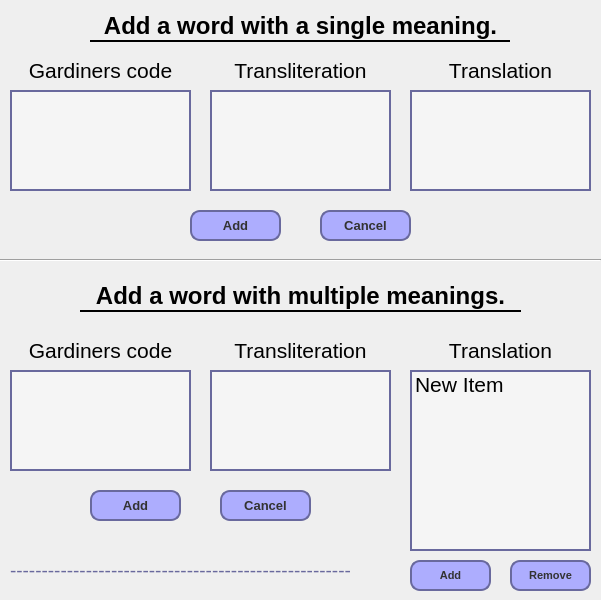
<?xml version="1.0" encoding="UTF-8"?>
<ui version="4.0">
 <class>addWindow</class>
 <widget class="QMainWindow" name="addWindow">
  <property name="geometry">
   <rect>
    <x>0</x>
    <y>0</y>
    <width>601</width>
    <height>600</height>
   </rect>
  </property>
  <property name="windowTitle">
   <string>MainWindow</string>
  </property>
  <widget class="QWidget" name="centralwidget">
   <widget class="QLabel" name="mainBackgroundLabel">
    <property name="geometry">
     <rect>
      <x>0</x>
      <y>0</y>
      <width>600</width>
      <height>600</height>
     </rect>
    </property>
    <property name="styleSheet">
     <string notr="true">
border-image: url(:/icons/icons/118Z_2012.w026.n002.13B.p1.13 blurredsmall.png);</string>
    </property>
    <property name="text">
     <string/>
    </property>
   </widget>
   <widget class="QLabel" name="gardLabelSing">
    <property name="geometry">
     <rect>
      <x>10</x>
      <y>60</y>
      <width>181</width>
      <height>21</height>
     </rect>
    </property>
    <property name="font">
     <font>
      <pointsize>16</pointsize>
     </font>
    </property>
    <property name="text">
     <string>Gardiners code</string>
    </property>
    <property name="alignment">
     <set>Qt::AlignCenter</set>
    </property>
   </widget>
   <widget class="QLabel" name="translLabelSing">
    <property name="geometry">
     <rect>
      <x>210</x>
      <y>60</y>
      <width>181</width>
      <height>21</height>
     </rect>
    </property>
    <property name="font">
     <font>
      <pointsize>16</pointsize>
     </font>
    </property>
    <property name="text">
     <string>Transliteration</string>
    </property>
    <property name="alignment">
     <set>Qt::AlignCenter</set>
    </property>
   </widget>
   <widget class="QLabel" name="TransLabelSing">
    <property name="geometry">
     <rect>
      <x>410</x>
      <y>60</y>
      <width>181</width>
      <height>20</height>
     </rect>
    </property>
    <property name="font">
     <font>
      <pointsize>16</pointsize>
     </font>
    </property>
    <property name="text">
     <string>Translation</string>
    </property>
    <property name="alignment">
     <set>Qt::AlignCenter</set>
    </property>
   </widget>
   <widget class="QLabel" name="singMainLabel">
    <property name="geometry">
     <rect>
      <x>90</x>
      <y>10</y>
      <width>421</width>
      <height>31</height>
     </rect>
    </property>
    <property name="font">
     <font>
      <pointsize>18</pointsize>
      <weight>75</weight>
      <bold>true</bold>
     </font>
    </property>
    <property name="text">
     <string>Add a word with a single meaning.</string>
    </property>
    <property name="alignment">
     <set>Qt::AlignCenter</set>
    </property>
   </widget>
   <widget class="QPushButton" name="addBtnSing">
    <property name="geometry">
     <rect>
      <x>190</x>
      <y>210</y>
      <width>91</width>
      <height>31</height>
     </rect>
    </property>
    <property name="font">
     <font>
      <family>MS Shell Dlg 2</family>
      <pointsize>10</pointsize>
      <weight>75</weight>
      <bold>true</bold>
     </font>
    </property>
    <property name="cursor">
     <cursorShape>PointingHandCursor</cursorShape>
    </property>
    <property name="layoutDirection">
     <enum>Qt::LeftToRight</enum>
    </property>
    <property name="styleSheet">
     <string notr="true">QPushButton {
    color: #333;
    border: 2px solid rgb(105, 105, 157);
    border-radius: 10px;


     background: rgb(170, 170, 255,95%)
	
	
    
    }

QPushButton:hover {
    background: rgb(130, 130, 195);
    }

QPushButton:pressed {
    border-style: inset;
    background: rgb(77, 77, 115);
    }</string>
    </property>
    <property name="text">
     <string>Add</string>
    </property>
    <property name="flat">
     <bool>false</bool>
    </property>
   </widget>
   <widget class="QPushButton" name="cancelBtnSing">
    <property name="geometry">
     <rect>
      <x>320</x>
      <y>210</y>
      <width>91</width>
      <height>31</height>
     </rect>
    </property>
    <property name="font">
     <font>
      <family>MS Shell Dlg 2</family>
      <pointsize>10</pointsize>
      <weight>75</weight>
      <bold>true</bold>
     </font>
    </property>
    <property name="cursor">
     <cursorShape>PointingHandCursor</cursorShape>
    </property>
    <property name="layoutDirection">
     <enum>Qt::LeftToRight</enum>
    </property>
    <property name="styleSheet">
     <string notr="true">QPushButton {
    color: #333;
    border: 2px solid rgb(105, 105, 157);
    border-radius: 10px;


     background: rgb(170, 170, 255,95%)
	
	
    
    }

QPushButton:hover {
    background: rgb(130, 130, 195);
    }

QPushButton:pressed {
    border-style: inset;
    background: rgb(77, 77, 115);
    }</string>
    </property>
    <property name="text">
     <string>Cancel</string>
    </property>
    <property name="flat">
     <bool>false</bool>
    </property>
   </widget>
   <widget class="QLabel" name="translLabelMulti">
    <property name="geometry">
     <rect>
      <x>210</x>
      <y>340</y>
      <width>181</width>
      <height>21</height>
     </rect>
    </property>
    <property name="font">
     <font>
      <pointsize>16</pointsize>
     </font>
    </property>
    <property name="text">
     <string>Transliteration</string>
    </property>
    <property name="alignment">
     <set>Qt::AlignCenter</set>
    </property>
   </widget>
   <widget class="QPushButton" name="cancelBtnMulti">
    <property name="geometry">
     <rect>
      <x>220</x>
      <y>490</y>
      <width>91</width>
      <height>31</height>
     </rect>
    </property>
    <property name="font">
     <font>
      <family>MS Shell Dlg 2</family>
      <pointsize>10</pointsize>
      <weight>75</weight>
      <bold>true</bold>
     </font>
    </property>
    <property name="cursor">
     <cursorShape>PointingHandCursor</cursorShape>
    </property>
    <property name="layoutDirection">
     <enum>Qt::LeftToRight</enum>
    </property>
    <property name="styleSheet">
     <string notr="true">QPushButton {
    color: #333;
    border: 2px solid rgb(105, 105, 157);
    border-radius: 10px;


     background: rgb(170, 170, 255,95%)
	
	
    
    }

QPushButton:hover {
    background: rgb(130, 130, 195);
    }

QPushButton:pressed {
    border-style: inset;
    background: rgb(77, 77, 115);
    }</string>
    </property>
    <property name="text">
     <string>Cancel</string>
    </property>
    <property name="flat">
     <bool>false</bool>
    </property>
   </widget>
   <widget class="QLabel" name="gardLabelMulti">
    <property name="geometry">
     <rect>
      <x>10</x>
      <y>340</y>
      <width>181</width>
      <height>21</height>
     </rect>
    </property>
    <property name="font">
     <font>
      <pointsize>16</pointsize>
     </font>
    </property>
    <property name="text">
     <string>Gardiners code</string>
    </property>
    <property name="alignment">
     <set>Qt::AlignCenter</set>
    </property>
   </widget>
   <widget class="QLabel" name="transLabelMulti">
    <property name="geometry">
     <rect>
      <x>410</x>
      <y>340</y>
      <width>181</width>
      <height>20</height>
     </rect>
    </property>
    <property name="font">
     <font>
      <pointsize>16</pointsize>
     </font>
    </property>
    <property name="text">
     <string>Translation</string>
    </property>
    <property name="alignment">
     <set>Qt::AlignCenter</set>
    </property>
   </widget>
   <widget class="QPushButton" name="addBtnMulti">
    <property name="geometry">
     <rect>
      <x>90</x>
      <y>490</y>
      <width>91</width>
      <height>31</height>
     </rect>
    </property>
    <property name="font">
     <font>
      <family>MS Shell Dlg 2</family>
      <pointsize>10</pointsize>
      <weight>75</weight>
      <bold>true</bold>
     </font>
    </property>
    <property name="cursor">
     <cursorShape>PointingHandCursor</cursorShape>
    </property>
    <property name="layoutDirection">
     <enum>Qt::LeftToRight</enum>
    </property>
    <property name="styleSheet">
     <string notr="true">QPushButton {
    color: #333;
    border: 2px solid rgb(105, 105, 157);
    border-radius: 10px;


     background: rgb(170, 170, 255,95%)
	
	
	
    
    }

QPushButton:hover {
    background: rgb(130, 130, 195);
    }

QPushButton:pressed {
    border-style: inset;
    background: rgb(77, 77, 115);
    }</string>
    </property>
    <property name="text">
     <string>Add</string>
    </property>
    <property name="flat">
     <bool>false</bool>
    </property>
   </widget>
   <widget class="QListWidget" name="transListMulti">
    <property name="geometry">
     <rect>
      <x>410</x>
      <y>370</y>
      <width>181</width>
      <height>181</height>
     </rect>
    </property>
    <property name="font">
     <font>
      <pointsize>16</pointsize>
     </font>
    </property>
    <property name="styleSheet">
     <string notr="true">background-color: rgb(255, 255, 255,95);
border: 2px;
border-style: solid;
border-color: rgb(105, 105, 157);
</string>
    </property>
    <item>
     <property name="text">
      <string>New Item</string>
     </property>
    </item>
   </widget>
   <widget class="QPushButton" name="addBtnListMulti">
    <property name="geometry">
     <rect>
      <x>410</x>
      <y>560</y>
      <width>81</width>
      <height>31</height>
     </rect>
    </property>
    <property name="font">
     <font>
      <family>MS Shell Dlg 2</family>
      <pointsize>8</pointsize>
      <weight>75</weight>
      <bold>true</bold>
     </font>
    </property>
    <property name="cursor">
     <cursorShape>PointingHandCursor</cursorShape>
    </property>
    <property name="layoutDirection">
     <enum>Qt::LeftToRight</enum>
    </property>
    <property name="styleSheet">
     <string notr="true">QPushButton {
    color: #333;
    border: 2px solid rgb(105, 105, 157);
    border-radius: 10px;


     background: rgb(170, 170, 255,95%)
	
	
    
    }

QPushButton:hover {
    background: rgb(130, 130, 195);
    }

QPushButton:pressed {
    border-style: inset;
    background: rgb(77, 77, 115);
    }</string>
    </property>
    <property name="text">
     <string>Add</string>
    </property>
    <property name="flat">
     <bool>false</bool>
    </property>
   </widget>
   <widget class="QPushButton" name="removeBtnListMulti">
    <property name="geometry">
     <rect>
      <x>510</x>
      <y>560</y>
      <width>81</width>
      <height>31</height>
     </rect>
    </property>
    <property name="font">
     <font>
      <family>MS Shell Dlg 2</family>
      <pointsize>8</pointsize>
      <weight>75</weight>
      <bold>true</bold>
     </font>
    </property>
    <property name="cursor">
     <cursorShape>PointingHandCursor</cursorShape>
    </property>
    <property name="layoutDirection">
     <enum>Qt::LeftToRight</enum>
    </property>
    <property name="styleSheet">
     <string notr="true">QPushButton {
    color: #333;
    border: 2px solid rgb(105, 105, 157);
    border-radius: 10px;


     background: rgb(170, 170, 255,95%)
	
	
    
    }

QPushButton:hover {
    background: rgb(130, 130, 195);
    }

QPushButton:pressed {
    border-style: inset;
    background: rgb(77, 77, 115);
    }</string>
    </property>
    <property name="text">
     <string>Remove</string>
    </property>
    <property name="flat">
     <bool>false</bool>
    </property>
   </widget>
   <widget class="QLabel" name="multiMainLabel">
    <property name="geometry">
     <rect>
      <x>80</x>
      <y>280</y>
      <width>441</width>
      <height>31</height>
     </rect>
    </property>
    <property name="font">
     <font>
      <family>MS Shell Dlg 2</family>
      <pointsize>18</pointsize>
      <weight>75</weight>
      <bold>true</bold>
     </font>
    </property>
    <property name="text">
     <string>Add a word with multiple meanings.</string>
    </property>
    <property name="alignment">
     <set>Qt::AlignCenter</set>
    </property>
   </widget>
   <widget class="Line" name="midLine">
    <property name="geometry">
     <rect>
      <x>0</x>
      <y>250</y>
      <width>601</width>
      <height>21</height>
     </rect>
    </property>
    <property name="orientation">
     <enum>Qt::Horizontal</enum>
    </property>
   </widget>
   <widget class="QLabel" name="lineLabelMulti">
    <property name="geometry">
     <rect>
      <x>80</x>
      <y>310</y>
      <width>441</width>
      <height>2</height>
     </rect>
    </property>
    <property name="styleSheet">
     <string notr="true">background-color: rgb(0, 0, 0);</string>
    </property>
    <property name="text">
     <string/>
    </property>
   </widget>
   <widget class="QLabel" name="lineLabelSing">
    <property name="geometry">
     <rect>
      <x>90</x>
      <y>40</y>
      <width>420</width>
      <height>2</height>
     </rect>
    </property>
    <property name="styleSheet">
     <string notr="true">background-color: rgb(0, 0, 0);</string>
    </property>
    <property name="text">
     <string/>
    </property>
   </widget>
   <widget class="QPlainTextEdit" name="translTextEditSing">
    <property name="geometry">
     <rect>
      <x>210</x>
      <y>90</y>
      <width>181</width>
      <height>101</height>
     </rect>
    </property>
    <property name="font">
     <font>
      <pointsize>12</pointsize>
     </font>
    </property>
    <property name="styleSheet">
     <string notr="true">background-color: rgb(255, 255, 255,95);
border: 2px;
border-style: solid;
border-color: rgb(105, 105, 157);
</string>
    </property>
   </widget>
   <widget class="QPlainTextEdit" name="gardTextEditSing">
    <property name="geometry">
     <rect>
      <x>10</x>
      <y>90</y>
      <width>181</width>
      <height>101</height>
     </rect>
    </property>
    <property name="font">
     <font>
      <pointsize>12</pointsize>
     </font>
    </property>
    <property name="styleSheet">
     <string notr="true">background-color: rgb(255, 255, 255,95);
border: 2px;
border-style: solid;
border-color: rgb(105, 105, 157);
</string>
    </property>
   </widget>
   <widget class="QPlainTextEdit" name="transTextEditSing">
    <property name="geometry">
     <rect>
      <x>410</x>
      <y>90</y>
      <width>181</width>
      <height>101</height>
     </rect>
    </property>
    <property name="font">
     <font>
      <pointsize>12</pointsize>
     </font>
    </property>
    <property name="styleSheet">
     <string notr="true">background-color: rgb(255, 255, 255,95);
border: 2px;
border-style: solid;
border-color: rgb(105, 105, 157);
</string>
    </property>
   </widget>
   <widget class="QPlainTextEdit" name="translTextEditMulti">
    <property name="geometry">
     <rect>
      <x>210</x>
      <y>370</y>
      <width>181</width>
      <height>101</height>
     </rect>
    </property>
    <property name="font">
     <font>
      <pointsize>12</pointsize>
     </font>
    </property>
    <property name="styleSheet">
     <string notr="true">background-color: rgb(255, 255, 255,95);
border: 2px;
border-style: solid;
border-color: rgb(105, 105, 157);
</string>
    </property>
   </widget>
   <widget class="QPlainTextEdit" name="gardTextEditMulti">
    <property name="geometry">
     <rect>
      <x>10</x>
      <y>370</y>
      <width>181</width>
      <height>101</height>
     </rect>
    </property>
    <property name="font">
     <font>
      <pointsize>12</pointsize>
     </font>
    </property>
    <property name="styleSheet">
     <string notr="true">background-color: rgb(255, 255, 255,95);
border: 2px;
border-style: solid;
border-color: rgb(105, 105, 157);
</string>
    </property>
   </widget>
   <widget class="QLabel" name="statusLabel">
    <property name="geometry">
     <rect>
      <x>10</x>
      <y>550</y>
      <width>381</width>
      <height>41</height>
     </rect>
    </property>
    <property name="font">
     <font>
      <pointsize>14</pointsize>
     </font>
    </property>
    <property name="styleSheet">
     <string notr="true">
color: rgb(105, 105, 157);</string>
    </property>
    <property name="text">
     <string>------------------------------------------------------</string>
    </property>
   </widget>
  </widget>
 </widget>
 <resources>
  <include location="../guitesting/icons.qrc"/>
  <include location="icons.qrc"/>
 </resources>
 <connections/>
</ui>
